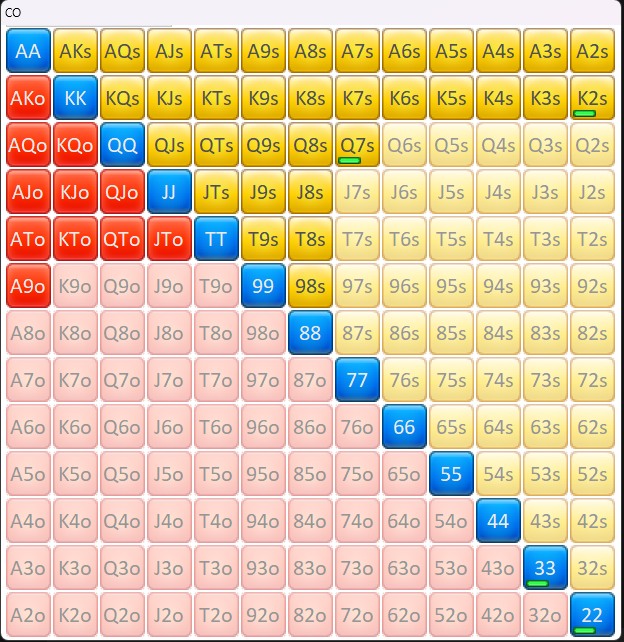
#> input picture charts/micro/co.png, 624 x 642 px
$ python extract_ffstart.py ../charts/micro/co.png
#> lines starting #> are read from the running program, lines starting #| are printed output that depends on the picture; after the words box and inside, x2 and y2 are one past the last pixel; in counts of white or black regions, pixels touching at a corner belong together
"""Извлекает чарты FF START (MTT-пак, ffstart.online) из PNG-страниц.

Отличия от Green Charts и от солверных скриншотов:

* заливка ячейки ПЛОСКАЯ — одна рука играется ровно одним действием, долей и
  составных ячеек нет. Поэтому здесь берётся медианный цвет центра ячейки, а
  не доли пикселей (как в extract_mtt.py);
* цветов на странице до четырёх, и смысл у них свой на каждой странице —
  задаётся легендой внизу. Скрипт называет цвета по тону (red/orange/green/
  purple/pink/grey/white), а маппинг «цвет → действие» живёт в генераторах;
* на одной странице несколько чартов, разложенных в 2 ряда.

Сетки ищутся по «непустым» пикселям: у каждой ячейки есть подпись руки, и
после морфологического замыкания 169 подписей склеиваются в один блоб на чарт.
Заголовок чарта отсекается по плотности строк — так же, как в extract_charts.py
(там он слипался с сеткой при дилатации).

Использование:
    python tools/extract_ffstart.py charts/mtt/page1.png [...]
    python tools/extract_ffstart.py --debug charts/mtt/page1.png

--debug кладёт рядом <имя>.debug.png с обведёнными сетками: глазами проверить,
что найдены все чарты и границы не съехали, дешевле, чем ловить сдвиг на ряд
по разъехавшимся процентам.
"""
import json
import os
import sys

import numpy as np

# Консоль Windows по умолчанию cp1251 — стрелки и проценты в выводе её роняют.
if hasattr(sys.stdout, "reconfigure"):
    sys.stdout.reconfigure(encoding="utf-8")
from PIL import Image, ImageDraw
from scipy import ndimage

RANKS = "AKQJT98765432"

# Доля ячейки, отрезаемая с каждой стороны перед взятием медианы: убирает
# рамку и не даёт соседней заливке затечь в подсчёт.
CELL_MARGIN = 0.18

# Плотность «чернил» в строке/столбце, ниже которой это ещё не сетка, а
# заголовок над ней. Порог по span'у, а не по непрерывному участку.
DENSITY = 0.35

# Минимальная сторона блоба, чтобы считать его чартом (в пикселях).
MIN_GRID_PX = 200


def ink(img):
    """Маска «не фон»: всё, что заметно темнее или насыщеннее белого."""
    a = img.astype(np.int16)
    mx = a.max(axis=2)
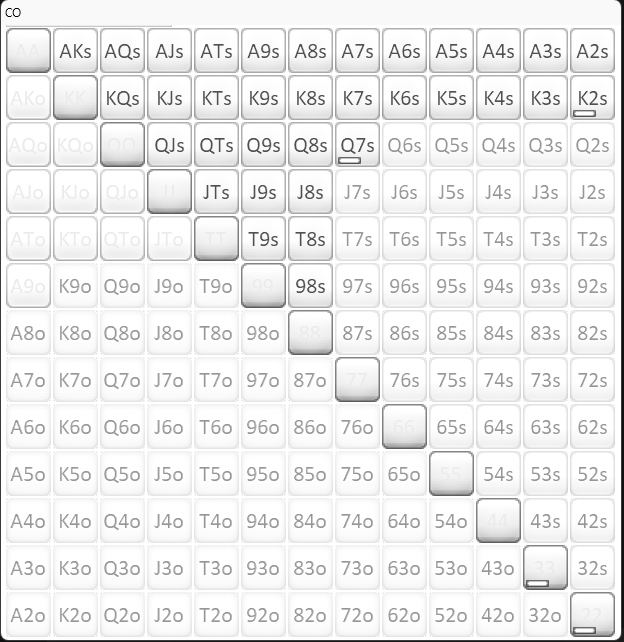
#> mx: shape (642, 624) int16; min 0, max 255, mean 237.4
    mn = a.min(axis=2)
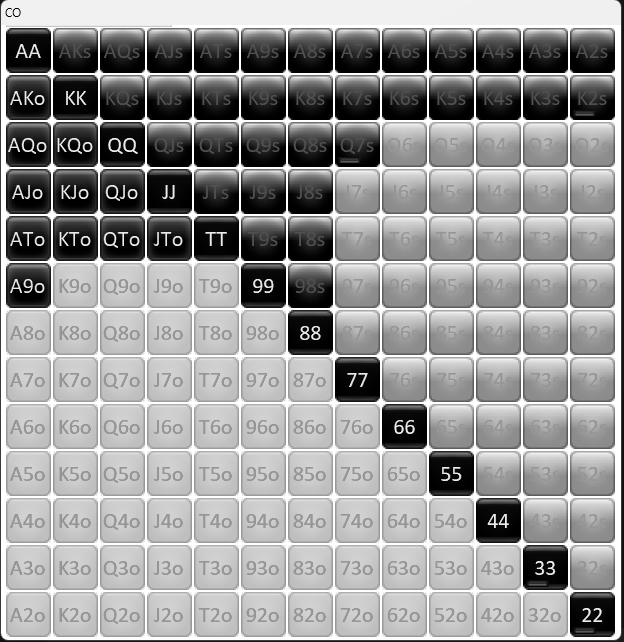
#> mn: shape (642, 624) int16; min 0, max 255, mean 151.7
    return (mx < 240) | (mx - mn > 12)
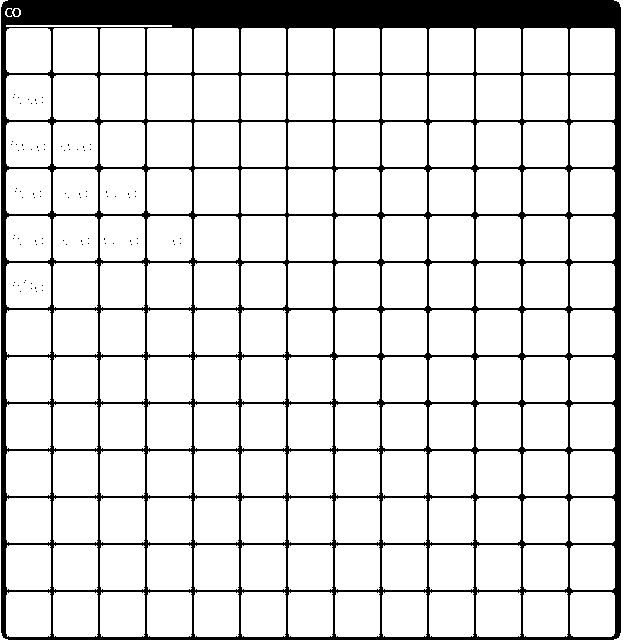
#> returned value: shape (642, 624) bool; 85.9% white; 90 black regions (88 under 20 px), largest, box (x1, y1, x2, y2) and area: (1, 0, 621, 640) 56337, (14, 9, 19, 16) 29


def find_grids(mask):
    """Прямоугольники чартов, отсортированные сверху вниз, слева направо.

    Замыкание с ядром чуть больше зазора между ячейками склеивает подписи рук
    в один блоб на чарт, но НЕ дотягивается до соседнего чарта и до текста
    рекомендаций справа.
    """
    closed = ndimage.binary_closing(mask, structure=np.ones((9, 9)))
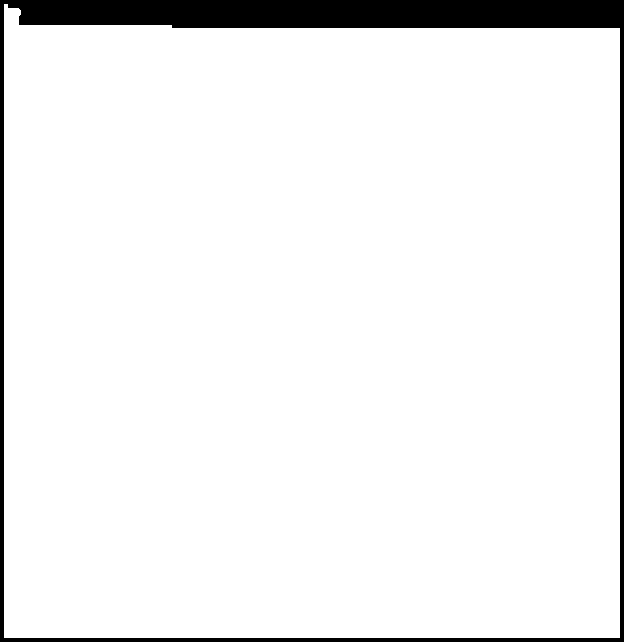
#> closed: shape (642, 624) bool; 94% white; 1 black region, box (x1, y1, x2, y2) and area: (0, 0, 624, 642) 24061
    closed = ndimage.binary_dilation(closed, structure=np.ones((5, 5)))
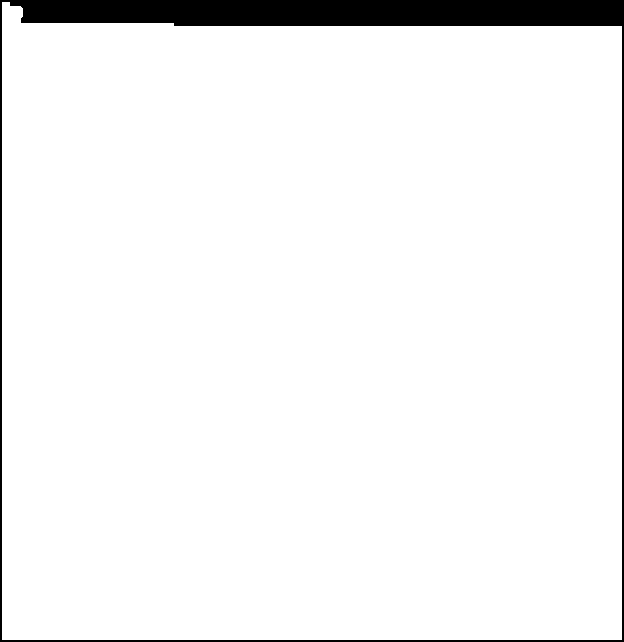
#> closed: shape (642, 624) bool; 95.2% white; 1 black region, box (x1, y1, x2, y2) and area: (0, 0, 624, 642) 19037
    lab, n = ndimage.label(closed)
#> n = 1
    boxes = []
    for sy, sx in ndimage.find_objects(lab):
        h, w = sy.stop - sy.start, sx.stop - sx.start
        if h < MIN_GRID_PX or w < MIN_GRID_PX:
            continue
        # Чарт почти квадратный. Колонка рекомендаций — узкая и высокая,
        # заголовок страницы — широкий и низкий; и то и другое отсеивается.
        if not 0.7 < w / h < 1.45:
            continue
        boxes.append(trim(mask, sx.start, sy.start, sx.stop, sy.stop))
#> this loop made 1 pass
#> (h, w, bx0 in trim, by0 in trim, bx1 in trim, by1 in trim, side in trim) on pass 1: (638, 620, 6, 28, 622, 637, 609)
#> pass 1, in trim, `sub = mask[y0:y1, x0:x1]`:
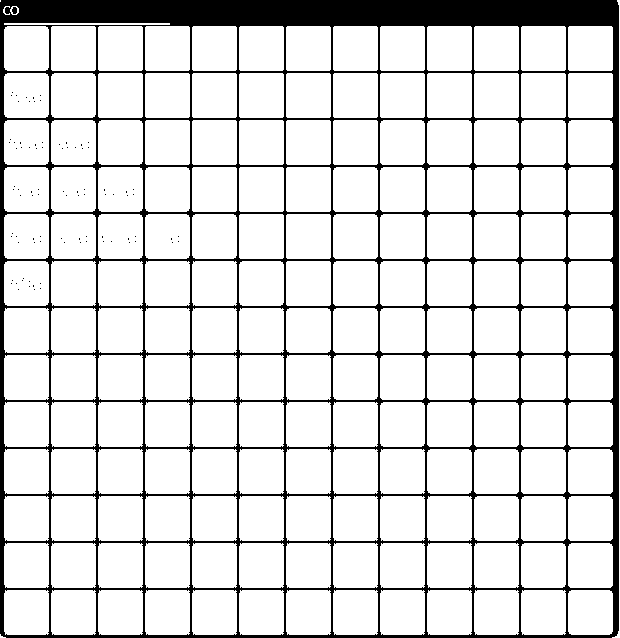
#> sub: shape (638, 620) bool; 86.2% white; 90 black regions (88 under 20 px), largest, box (x1, y1, x2, y2) and area: (0, 0, 619, 638) 54493, (12, 7, 17, 14) 29
#> after the loop, boxes = [(6, 28, 615, 637)]
    # Ряды чартов могут отличаться на пиксель по y, поэтому сортировка идёт
    # по огрублённому y — тот же приём, что в extract_charts.py.
    boxes.sort(key=lambda b: (round(b[1] / 200), b[0]))
    return boxes


def trim(mask, x0, y0, x1, y1):
    """Отрезать заголовок и поля: оставить span строк/столбцов с чернилами.

    Матрица 13x13 квадратная, поэтому лишняя высота — это заголовок, который
    не отсёкся по плотности: на бежевой плашке («Против 2+ лимперов») подпись
    чарта такая же густая, как ряды ячеек. Приводим бокс к квадрату, прижимая
    его к нижнему краю, — заголовок всегда сверху.
    """
    sub = mask[y0:y1, x0:x1]
    rows = np.where(sub.mean(axis=1) > DENSITY)[0]
    cols = np.where(sub.mean(axis=0) > DENSITY)[0]
    if len(rows) == 0 or len(cols) == 0:
        return x0, y0, x1, y1
    bx0, by0 = x0 + int(cols[0]), y0 + int(rows[0])
    bx1, by1 = x0 + int(cols[-1]) + 1, y0 + int(rows[-1]) + 1
    side = min(bx1 - bx0, by1 - by0)
    return bx0, by1 - side, bx0 + side, by1


def color_name(rgb):
    """Плоская заливка → имя цвета. Тон различает красный/розовый/оранжевый."""
    r, g, b = (int(v) for v in rgb)
    mx, mn = max(r, g, b), min(r, g, b)
    sat = mx - mn
    if sat < 25:
        return "white" if mx > 245 else "grey"
    h = _hue(r, g, b, mx, sat)
    if h < 15 or h >= 345:
        return "red"
    if h < 45:
        return "orange"
    if h < 75:
        return "yellow"
    if h < 170:
        return "green"
    if h < 200:
        return "cyan"
    if h < 290:
        return "purple"
    return "pink"


def _hue(r, g, b, mx, sat):
    if mx == r:
        h = 60 * (((g - b) / sat) % 6)
    elif mx == g:
        h = 60 * ((b - r) / sat + 2)
    else:
        h = 60 * ((r - g) / sat + 4)
    return h % 360


def label_at(row, col):
    hi, lo = RANKS[min(row, col)], RANKS[max(row, col)]
    if row == col:
        return hi + hi
    return hi + lo + ("s" if row < col else "o")


def read_grid(img, box):
    x0, y0, x1, y1 = box
    cw, ch = (x1 - x0) / 13.0, (y1 - y0) / 13.0
    mx, my = cw * CELL_MARGIN, ch * CELL_MARGIN
    cells = {}
    for row in range(13):
        for col in range(13):
            sl = (
                slice(int(round(y0 + ch * row + my)), int(round(y0 + ch * (row + 1) - my))),
                slice(int(round(x0 + cw * col + mx)), int(round(x0 + cw * (col + 1) - mx))),
            )
            patch = img[sl].reshape(-1, 3)
            # Медиана по каналу, а не среднее: подпись руки внутри ячейки —
            # это тёмные пиксели, и среднее уводило бы цвет в грязь.
            cells[label_at(row, col)] = color_name(np.median(patch, axis=0))
    return cells


def combos_of(label):
    if len(label) == 2:
        return 6
    return 4 if label.endswith("s") else 12


def widths(cells):
    """Доля 1326 комбо на каждый цвет — для сверки с подписанными процентами."""
    out = {}
    for label, c in cells.items():
        out[c] = out.get(c, 0) + combos_of(label)
    return {c: n / 1326 * 100 for c, n in sorted(out.items(), key=lambda kv: -kv[1])}


def debug_overlay(path, img, boxes):
    im = Image.fromarray(img)
    d = ImageDraw.Draw(im)
    for i, (x0, y0, x1, y1) in enumerate(boxes):
        d.rectangle([x0, y0, x1 - 1, y1 - 1], outline=(255, 0, 0), width=3)
        for k in range(1, 13):
            x = x0 + (x1 - x0) * k / 13
            y = y0 + (y1 - y0) * k / 13
            d.line([x, y0, x, y1], fill=(0, 128, 255), width=1)
            d.line([x0, y, x1, y], fill=(0, 128, 255), width=1)
        d.text((x0 + 4, y0 + 4), str(i), fill=(255, 0, 0))
    dest = os.path.splitext(path)[0] + ".debug.png"
    im.save(dest)
    print(f"   → {dest}")


def main(paths, debug):
    out = {}
    for path in paths:
        img = np.array(Image.open(path).convert("RGB"))
        boxes = find_grids(ink(img))
#> boxes = [(6, 28, 615, 637)]
        name = os.path.splitext(os.path.basename(path))[0]
        print(f"{name}: найдено сеток — {len(boxes)}")
#| co: найдено сеток — 1
        grids = []
        for i, box in enumerate(boxes):
            cells = read_grid(img, box)
            w = widths(cells)
            shown = "  ".join(f"{c} {p:.1f}%" for c, p in w.items() if c != "white")
            print(f"  [{i}] box={box}  {shown}")
            grids.append({"box": list(box), "cells": cells})
#> this loop made 1 pass
#> (x0 in read_grid, y0 in read_grid, x1 in read_grid, y1 in read_grid, cw in read_grid, ch in read_grid, my in read_grid) on pass 1: (6, 28, 615, 637, 46.85, 46.85, 8.43)
#|   [0] box=(6, 28, 615, 637)  red 70.6%  yellow 23.5%  purple 5.9%
        out[name] = grids
        if debug:
            debug_overlay(path, img, boxes)

    dest = os.path.join(os.path.dirname(paths[0]) or ".", "ffstart.json")
    with open(dest, "w", encoding="utf-8") as f:
        json.dump(out, f, indent=1, sort_keys=True)
    print(f"\n→ {dest}")


if __name__ == "__main__":
    # Отладочные оверлеи лежат рядом с исходниками и попадают под charts/mtt/*.png —
    # без фильтра они бы вторым проходом переписали ffstart.json своими копиями.
    args = [a for a in sys.argv[1:] if not a.startswith("--") and ".debug." not in a]
    if not args:
        raise SystemExit(__doc__)
    main(args, "--debug" in sys.argv)

$ run again, on charts/micro/sb.png
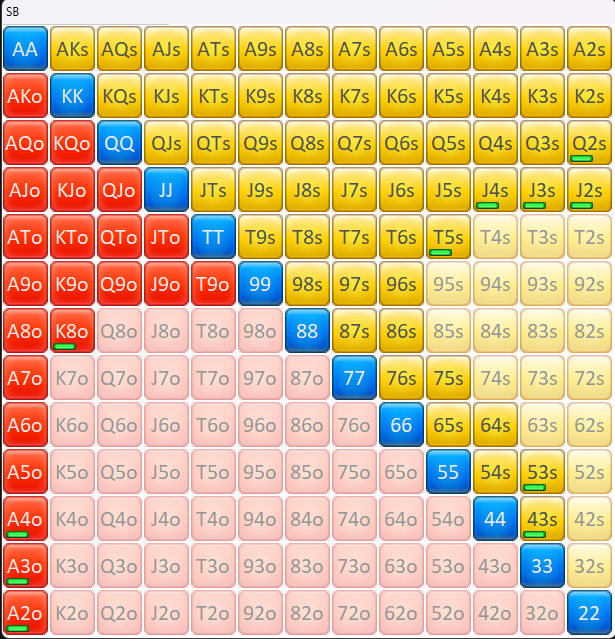
#> input picture charts/micro/sb.png, 615 x 639 px
#> in ink, `return (mx < 240) | (mx - mn > 12)`:
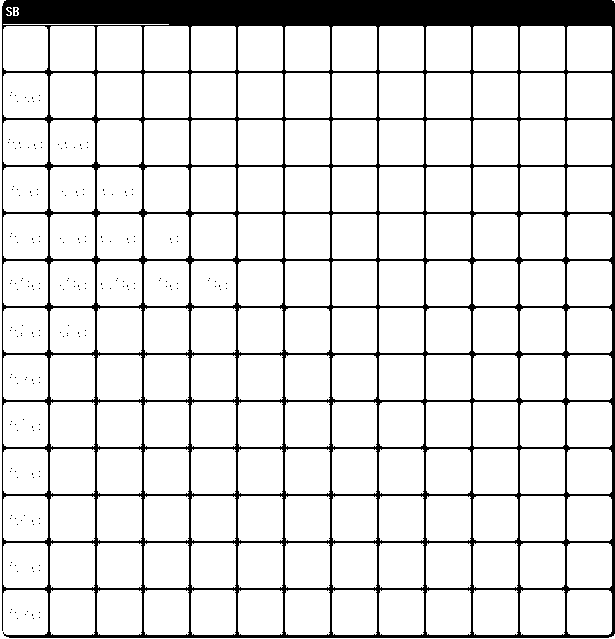
#> returned value: shape (639, 615) bool; 87.1% white; 203 black regions (202 under 20 px), largest, box (x1, y1, x2, y2) and area: (2, 0, 615, 638) 50611
#> lab: shape (639, 615) int32; values 0 (black) and 1 (white), 95.5% white; 1 black region, box (x1, y1, x2, y2) and area: (0, 0, 615, 639) 17769
#> n = 1
#> the loop in find_grids, `for sy, sx in ndimage.find_objects(lab):` made 1 pass
#> (h, w, bx0 in trim, by0 in trim, bx1 in trim, by1 in trim, side in trim) on pass 1: (635, 611, 3, 26, 612, 635, 609)
#> pass 1, in trim, `sub = mask[y0:y1, x0:x1]`:
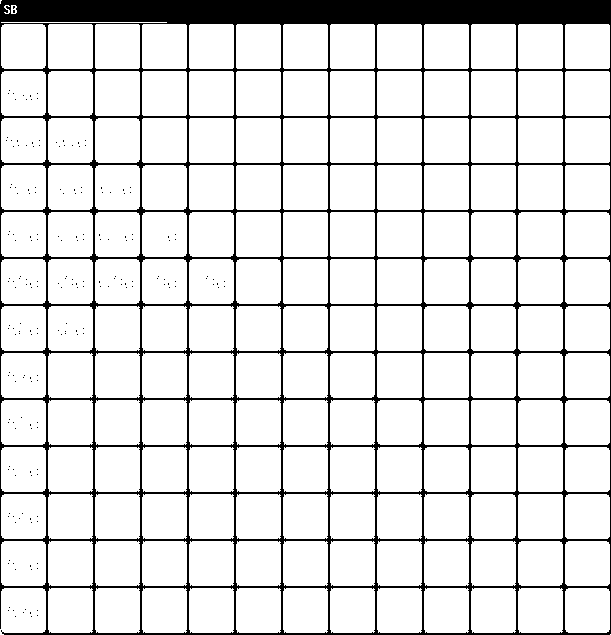
#> sub: shape (635, 611) bool; 87.7% white; 203 black regions (202 under 20 px), largest, box (x1, y1, x2, y2) and area: (0, 0, 611, 635) 47530
#> after the loop in find_grids, `for sy, sx in ndimage.find_objects(lab):`: boxes = [(3, 26, 612, 635)]
#| sb: найдено сеток — 1
#> the loop in main, `for i, box in enumerate(boxes):` made 1 pass
#> (x0 in read_grid, y0 in read_grid, x1 in read_grid, y1 in read_grid, cw in read_grid, ch in read_grid, my in read_grid) on pass 1: (3, 26, 612, 635, 46.85, 46.85, 8.43)
#> (printed output is left out)

$ run again, on charts/micro/utg.png
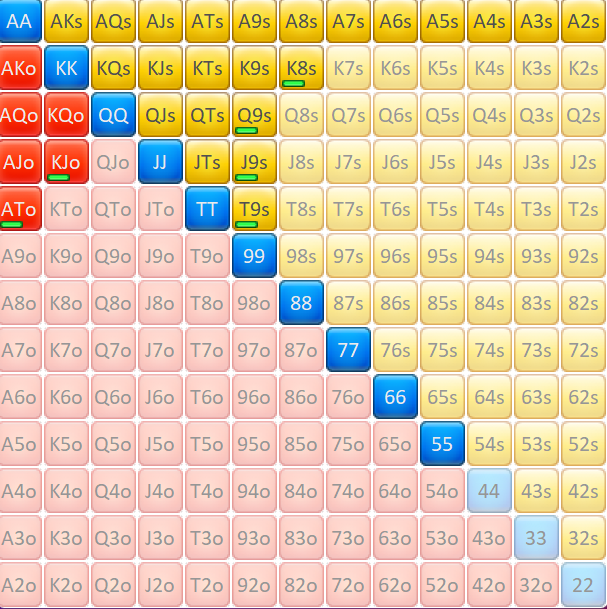
#> input picture charts/micro/utg.png, 607 x 609 px
#> in main, img is the input picture: shape (609, 607, 3); mean R, G, B 227.7, 203.9, 170.5
#> in ink, `return (mx < 240) | (mx - mn > 12)`:
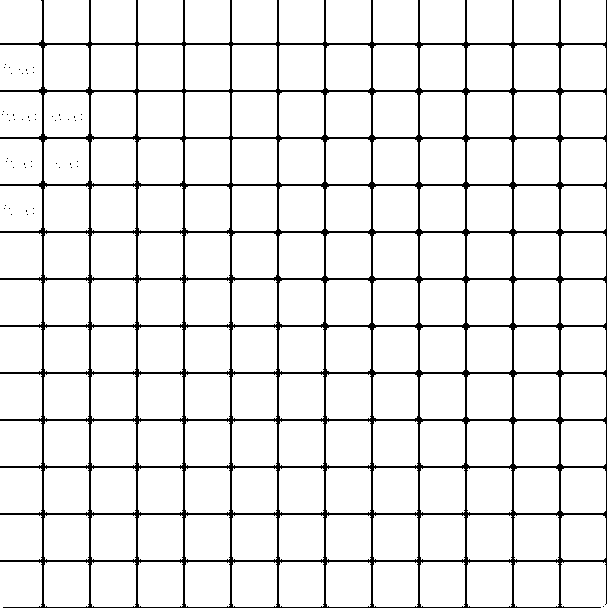
#> returned value: shape (609, 607) bool; 91.3% white; black in thin lines or dots
#> lab: shape (609, 607) int32; values 0 (black) and 1 (white), 98.7% white; 1 black region, box (x1, y1, x2, y2) and area: (0, 0, 607, 609) 4848
#> n = 1
#> the loop in find_grids, `for sy, sx in ndimage.find_objects(lab):` made 1 pass
#> (h, w, bx0 in trim, by0 in trim, bx1 in trim, by1 in trim, side in trim) on pass 1: (605, 603, 2, 2, 605, 607, 603)
#> pass 1, in trim, `sub = mask[y0:y1, x0:x1]`:
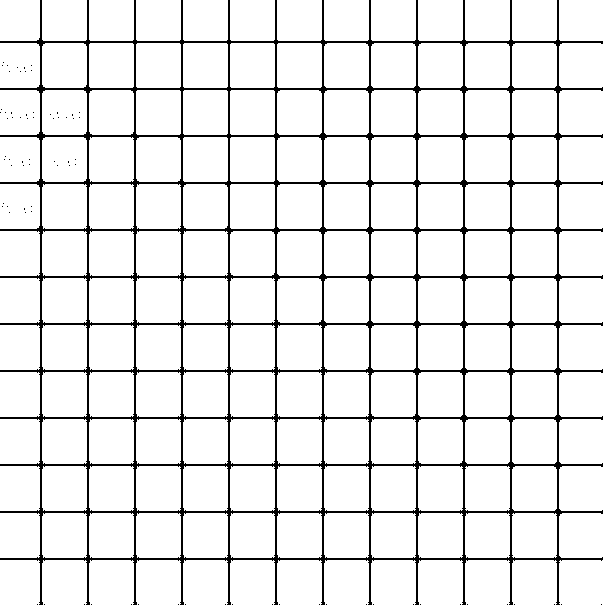
#> sub: shape (605, 603) bool; 91.6% white; black in thin lines or dots
#> after the loop in find_grids, `for sy, sx in ndimage.find_objects(lab):`: boxes = [(2, 4, 605, 607)]
#| utg: найдено сеток — 1
#> the loop in main, `for i, box in enumerate(boxes):` made 1 pass
#> (x0 in read_grid, y0 in read_grid, x1 in read_grid, y1 in read_grid, cw in read_grid, ch in read_grid, my in read_grid) on pass 1: (2, 4, 605, 607, 46.38, 46.38, 8.35)
#> (printed output is left out)
